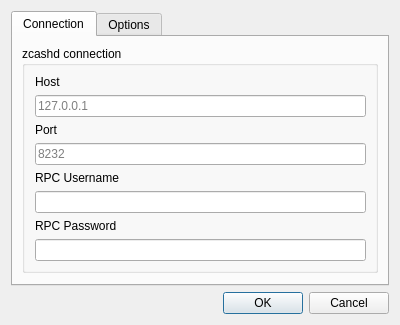
<?xml version="1.0" encoding="UTF-8"?>
<ui version="4.0">
 <class>Settings</class>
 <widget class="QDialog" name="Settings">
  <property name="geometry">
   <rect>
    <x>0</x>
    <y>0</y>
    <width>400</width>
    <height>300</height>
   </rect>
  </property>
  <property name="windowTitle">
   <string>Settings</string>
  </property>
  <property name="modal">
   <bool>true</bool>
  </property>
  <layout class="QVBoxLayout" name="verticalLayout">
   <item>
    <widget class="QTabWidget" name="tabWidget">
     <property name="currentIndex">
      <number>0</number>
     </property>
     <widget class="QWidget" name="tab">
      <attribute name="title">
       <string>Connection</string>
      </attribute>
      <layout class="QVBoxLayout" name="verticalLayout_3">
       <item>
        <layout class="QVBoxLayout" name="verticalLayout_2">
         <item>
          <widget class="QGroupBox" name="groupBox">
           <property name="title">
            <string>zcashd connection</string>
           </property>
           <layout class="QGridLayout" name="gridLayout">
            <property name="leftMargin">
             <number>10</number>
            </property>
            <item row="4" column="0">
             <widget class="QLabel" name="label_3">
              <property name="minimumSize">
               <size>
                <width>60</width>
                <height>0</height>
               </size>
              </property>
              <property name="text">
               <string>RPC Username</string>
              </property>
             </widget>
            </item>
            <item row="5" column="0">
             <widget class="QLineEdit" name="rpcuser"/>
            </item>
            <item row="0" column="0">
             <widget class="QLabel" name="label">
              <property name="minimumSize">
               <size>
                <width>60</width>
                <height>0</height>
               </size>
              </property>
              <property name="text">
               <string>Host</string>
              </property>
             </widget>
            </item>
            <item row="1" column="0">
             <widget class="QLineEdit" name="hostname">
              <property name="placeholderText">
               <string>127.0.0.1</string>
              </property>
             </widget>
            </item>
            <item row="3" column="0">
             <widget class="QLineEdit" name="port">
              <property name="placeholderText">
               <string>8232</string>
              </property>
             </widget>
            </item>
            <item row="6" column="0">
             <widget class="QLabel" name="label_4">
              <property name="minimumSize">
               <size>
                <width>60</width>
                <height>0</height>
               </size>
              </property>
              <property name="text">
               <string>RPC Password</string>
              </property>
             </widget>
            </item>
            <item row="7" column="0">
             <widget class="QLineEdit" name="rpcpassword"/>
            </item>
            <item row="2" column="0">
             <widget class="QLabel" name="label_2">
              <property name="minimumSize">
               <size>
                <width>60</width>
                <height>0</height>
               </size>
              </property>
              <property name="text">
               <string>Port</string>
              </property>
             </widget>
            </item>
           </layout>
          </widget>
         </item>
        </layout>
       </item>
       <item>
        <spacer name="verticalSpacer">
         <property name="orientation">
          <enum>Qt::Vertical</enum>
         </property>
         <property name="sizeHint" stdset="0">
          <size>
           <width>20</width>
           <height>40</height>
          </size>
         </property>
        </spacer>
       </item>
      </layout>
     </widget>
     <widget class="QWidget" name="tab_2">
      <attribute name="title">
       <string>Options</string>
      </attribute>
     </widget>
    </widget>
   </item>
   <item>
    <widget class="QDialogButtonBox" name="buttonBox">
     <property name="orientation">
      <enum>Qt::Horizontal</enum>
     </property>
     <property name="standardButtons">
      <set>QDialogButtonBox::Cancel|QDialogButtonBox::Ok</set>
     </property>
    </widget>
   </item>
  </layout>
 </widget>
 <tabstops>
  <tabstop>tabWidget</tabstop>
  <tabstop>hostname</tabstop>
  <tabstop>port</tabstop>
  <tabstop>rpcuser</tabstop>
  <tabstop>rpcpassword</tabstop>
 </tabstops>
 <resources/>
 <connections>
  <connection>
   <sender>buttonBox</sender>
   <signal>accepted()</signal>
   <receiver>Settings</receiver>
   <slot>accept()</slot>
   <hints>
    <hint type="sourcelabel">
     <x>248</x>
     <y>254</y>
    </hint>
    <hint type="destinationlabel">
     <x>157</x>
     <y>274</y>
    </hint>
   </hints>
  </connection>
  <connection>
   <sender>buttonBox</sender>
   <signal>rejected()</signal>
   <receiver>Settings</receiver>
   <slot>reject()</slot>
   <hints>
    <hint type="sourcelabel">
     <x>316</x>
     <y>260</y>
    </hint>
    <hint type="destinationlabel">
     <x>286</x>
     <y>274</y>
    </hint>
   </hints>
  </connection>
 </connections>
</ui>
